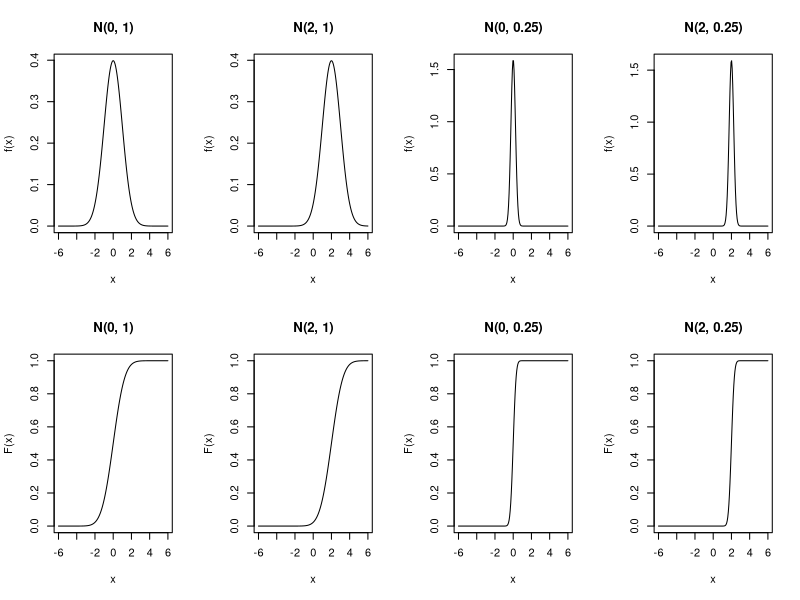
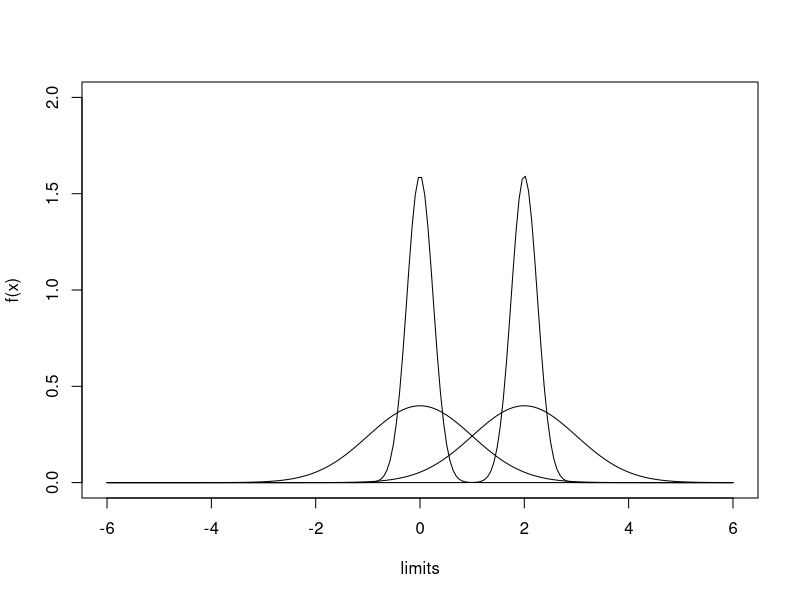
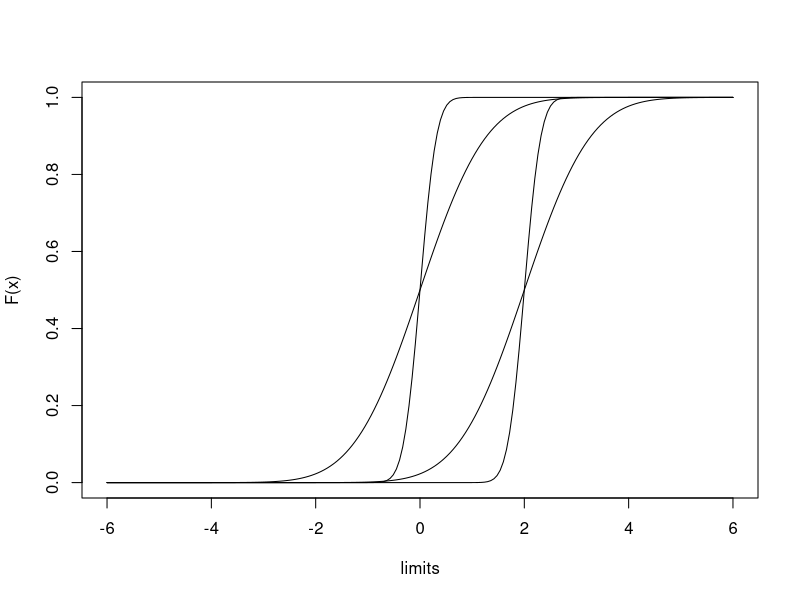
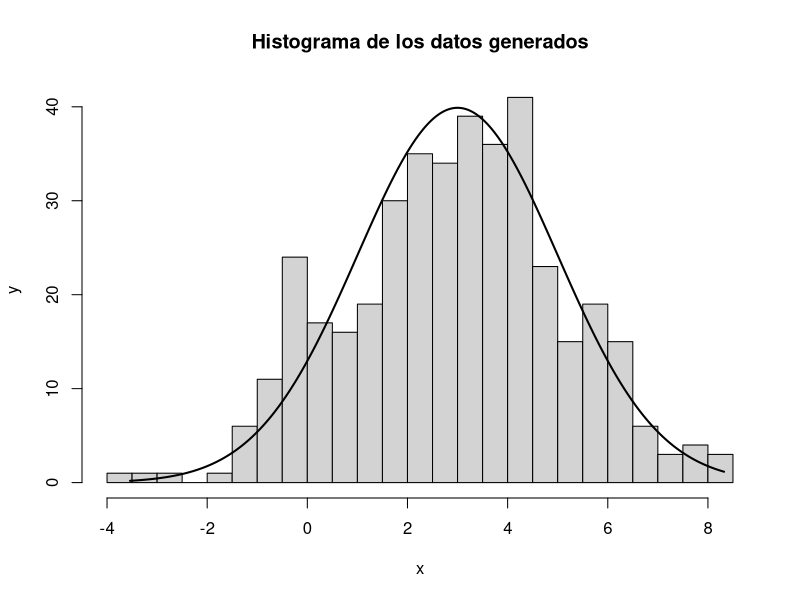

These charts were generated, in order, by the following R code:
## ---- chunk 1
rm(list = ls())
## ---- chunk 2
library(lattice)
## ---- chunk 3
means <- c(0, 2)
deviations <- c(1, 0.25)
limits <- c(-6, 6)
x <- seq(limits[1], limits[2], length = 200)
## ---- chunk 4
par(mfrow = c(2, 4))
for (i in deviations) {
  for (j in means) {
    plot(x, dnorm(x, j, i), type = "l", ylab = "f(x)", main = paste0("N(",j, ", ", i, ")"))
  }
}
for (i in deviations) {
  for (j in means) {
    plot(x, pnorm(x, j, i), type = "l", ylab = "F(x)", main = paste0("N(",j, ", ", i, ")"))
  }
}
## ---- chunk 5
# TODO
## ---- chunk 6
par(mfrow = c(1, 1))
plot(limits, c(0, 2), type = "n", ylab = "f(x)")
for (i in deviations) {
  for (j in means) {
    lines(x, dnorm(x, j, i))
  }
}
plot(limits, c(0, 1), type = "n", ylab = "F(x)")
for (i in deviations) {
  for (j in means) {
    lines(x, pnorm(x, j, i))
  }
}
## ---- chunk 7
# TODO
## ---- chunk 8
d <- rnorm(400, 3, 2)
## ---- chunk 9
h <- hist(d, breaks = 30, xlab="x", ylab ="y",
  	main="Histograma de los datos generados")
xfit<-seq(min(d),max(d),length=length(d)) 
yfit<-dnorm(xfit,mean=3, sd = 2) 
yfit <- yfit*diff(h$mids[1:2])*length(d) 
lines(xfit, yfit, lwd=2)
## ---- chunk 10
# TODO
## ---- chunk 11
(params <- list(mean = mean(d), median = median(d), var = var(d), 
               min = min(d), max = max(d), iqr = IQR(d), 
               q.15 = quantile(d, 0.25), q.75 = quantile(d, 0.75)))
## ---- chunk 12
abs(params$mean - 3)
## ---- chunk 13
abs(params$median - 3)
## ---- chunk 14
abs(params$var - 4)
